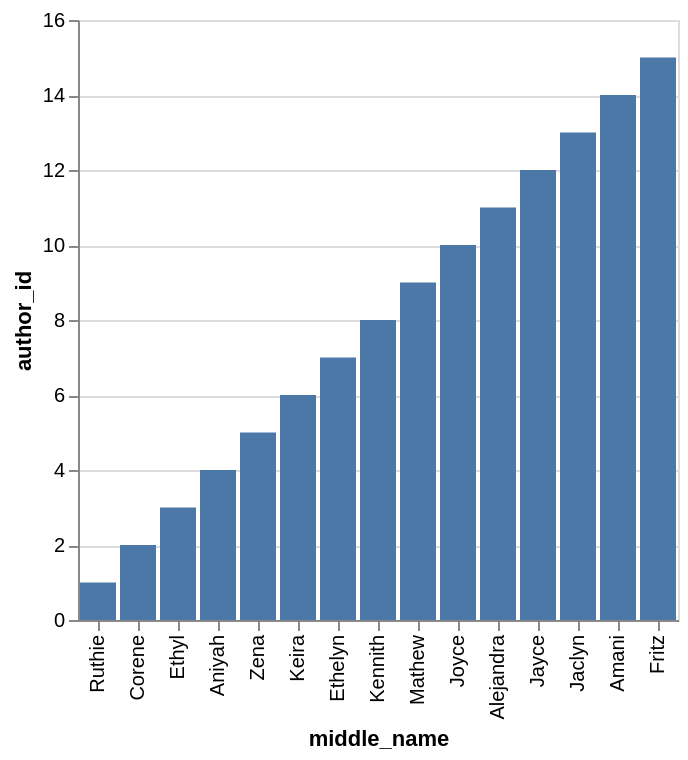

The Vega-Lite source for this figure:
### Vega-Lite specification from a JSON file in a GitHub repository (floating-point values rounded to 4 significant figures)
{"data": {"values": [{"x_data": "Keira", "y_data": 6}, {"x_data": "Ruthie", "y_data": 1}, {"x_data": "Alejandra", "y_data": 11}, {"x_data": "Ethyl", "y_data": 3}, {"x_data": "Joyce", "y_data": 10}, {"x_data": "Amani", "y_data": 14}, {"x_data": "Mathew", "y_data": 9}, {"x_data": "Aniyah", "y_data": 4}, {"x_data": "Kennith", "y_data": 8}, {"x_data": "Ethelyn", "y_data": 7}, {"x_data": "Jaclyn", "y_data": 13}, {"x_data": "Corene", "y_data": 2}, {"x_data": "Fritz", "y_data": 15}, {"x_data": "Jayce", "y_data": 12}, {"x_data": "Zena", "y_data": 5}]}, "mark": "bar", "encoding": {"x": {"field": "x_data", "type": "nominal", "title": "middle_name", "sort": {"op": "sum", "field": "y_data", "order": "ascending"}}, "y": {"field": "y_data", "type": "quantitative", "title": "author_id"}}}
